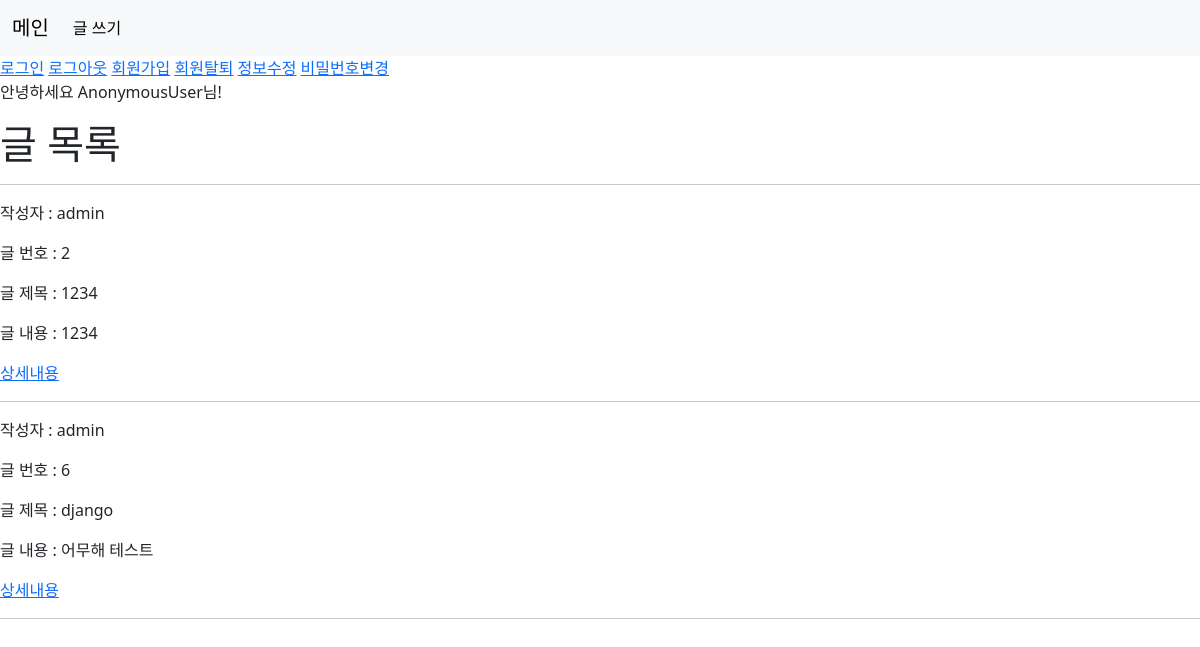
/articles/, run on an earlier commit of the app's database.
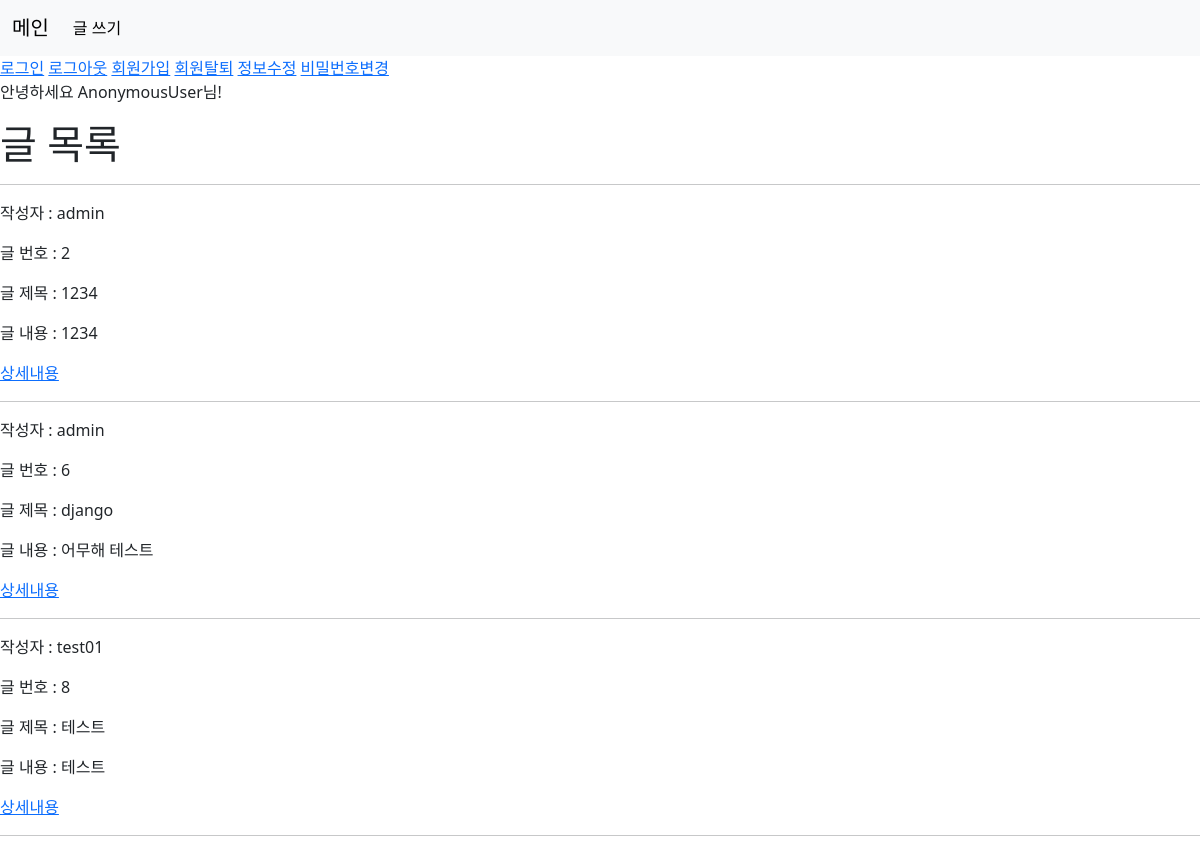
And on a later commit of the database.
### articles/models.py (models this page shows)
class Article(models.Model):
    user = models.ForeignKey(settings.AUTH_USER_MODEL, on_delete=models.CASCADE)
    title = models.CharField(max_length=10)
    content = models.TextField()
    image = models.ImageField(blank = True)

### articles/views.py (the view)
# urls.py: path('',views.index, name = "index"),
def index(request):
    articles = Article.objects.all()
    content = {'articles':articles}
    return render(request,"articles/index.html", content)

### articles/templates/articles/index.html (shortened to what this page needs)
{% extends 'base.html' %}
{% load static%}
{% block content %}
<h1>글 목록</h1>
<hr>
{% for article in articles %}
<p>작성자 : {{article.user}}</p>
<p>글 번호 : {{article.id}}</p>
<p>글 제목 : {{article.title}}</p>
<p>글 내용 : {{article.content}}</p>
<a href="{% url 'articles:read' article.pk %}">상세내용</a>
<hr>
{% endfor %} {% endblock content %}

What changed in the data, as far as the page shows it:
added Article: user "test01", id "8", title "테스트", content "테스트"
